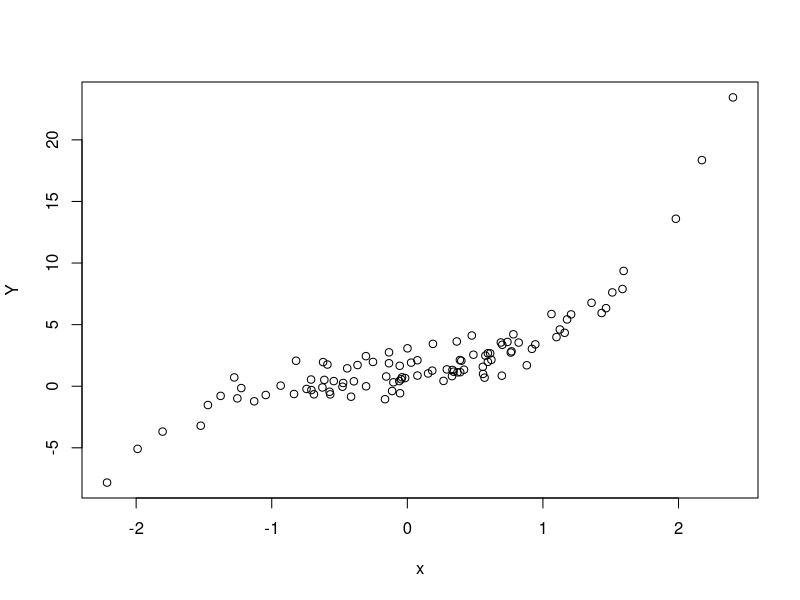
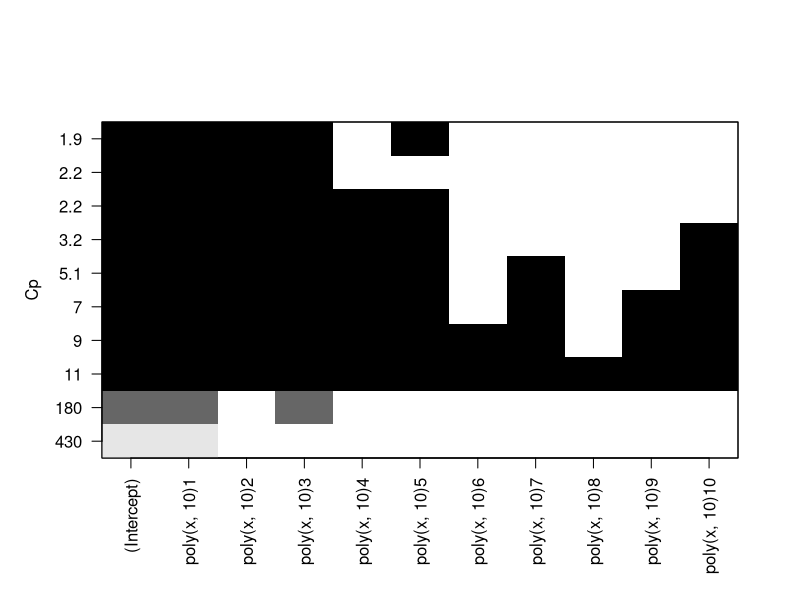
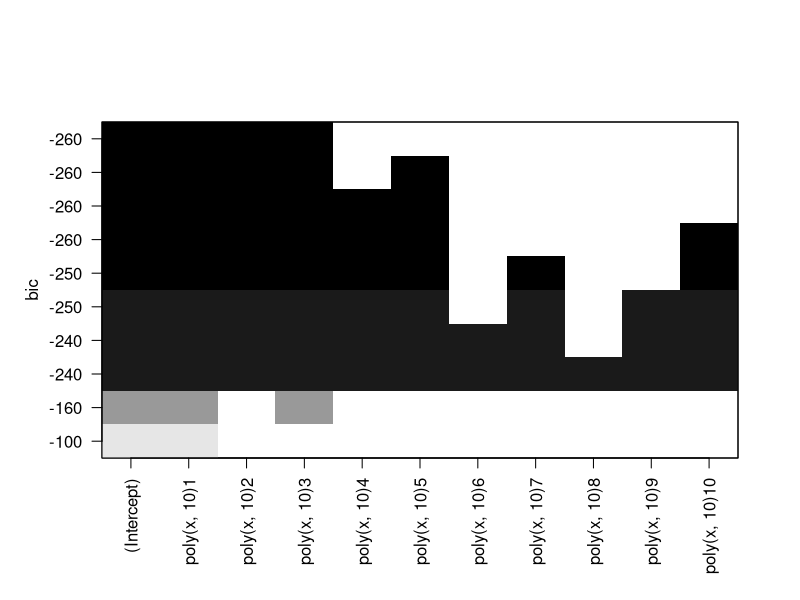
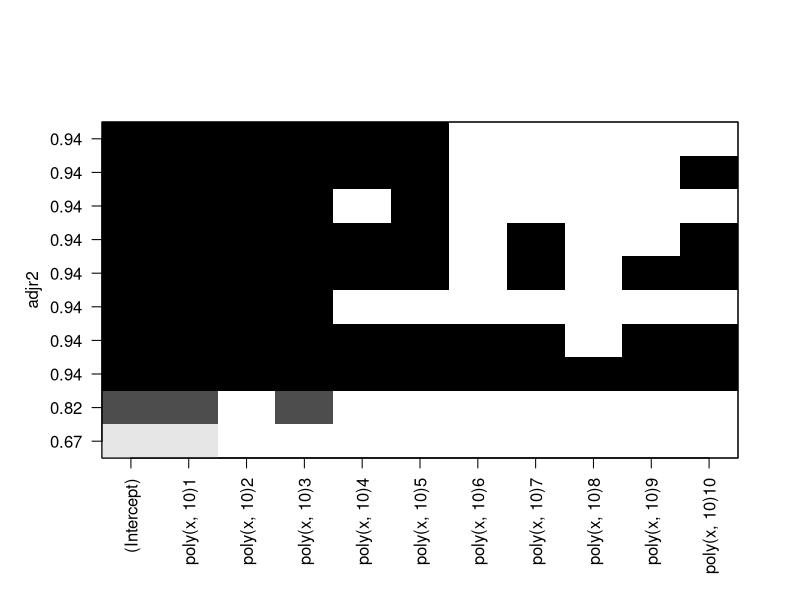
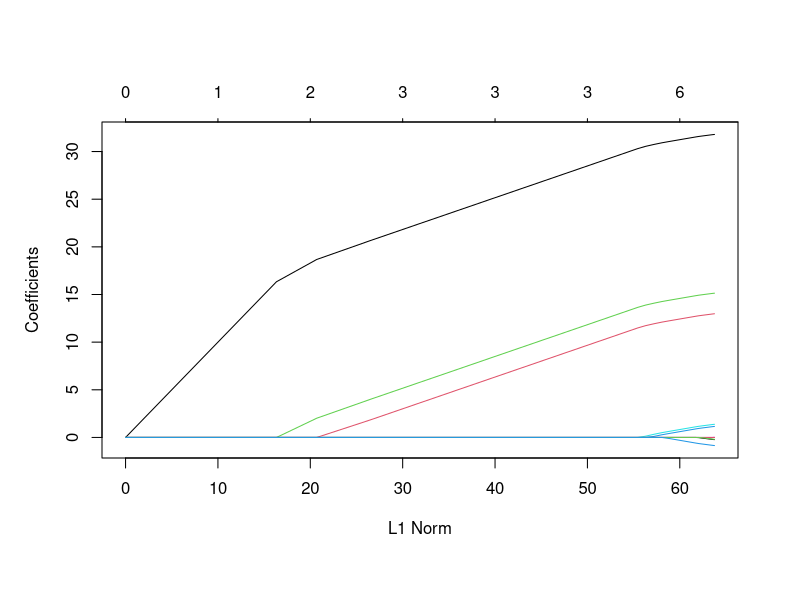

These figures' R source, in order:
## ---- chunk 1
set.seed(1)
x=rnorm(100,0,1)
eps=rnorm(100)
## ---- chunk 2
# coefficients are constants of my choice...they are all 1 :-)
Y=1+x+x^2+x^3+eps
plot(x,Y)
## ---- chunk 3
df=data.frame(x,Y)
library(leaps)
bss=regsubsets(Y~poly(x,10),data=df,nvmax=10)
sum=summary(bss)

#We use these plots to evaluate Cp, BIC, and adjusted R-sq
plot(bss, scale = "Cp") 
plot(bss, scale = "bic") 
plot(bss, scale = "adjr2")
Cp=which.min(sum$cp) #Choose model w/ lowest Cp
bic=which.min(sum$bic) #Choose model w/ lowest BIC
r2=Cp=which.max(sum$adjr2) #Choose model w/ highest adjR-sq

## ---- chunk 4
coef(bss,bic)
## ---- chunk 5
fwd=regsubsets(Y~poly(x,10),data=df,nvmax=10,method="forward")
sumf=summary(fwd)
which.min(sumf$cp) #Choose model w/ lowest Cp
which.min(sumf$bic) #Choose model w/ lowest BIC
which.max(sumf$adjr2) #Choose model w/ highest adjR-sq

bwd=regsubsets(Y~poly(x,10),data=df,nvmax=10,method="backward")
sumb=summary(bwd)
which.min(sumb$cp) #Choose model w/ lowest Cp
which.min(sumb$bic) #Choose model w/ lowest BIC
which.max(sumb$adjr2) #Choose model w/ highest adjR-sq

## ---- chunk 6
set.seed(1)
library(glmnet)
#grid of lambdas from 10^10 to 10^-2
grid=10^seq(5,-2,length=100)
#initialize 10 variables
xtrain=model.matrix(Y~poly(x,10))[,-1]
#for lasso, alpha=1 (0 for ridge reg.)
lasso=glmnet(xtrain,Y,alpha=1,lambda=grid)
plot(lasso)
## ---- chunk 7
